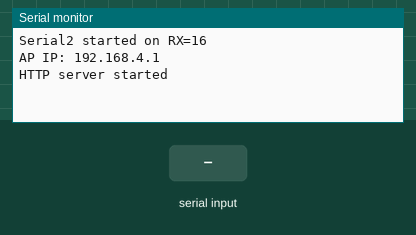
This sketch was run on a simulated ESP32. Shown: the last lines printed to the serial monitor. The test bench sets the inputs (shaded band). Random numbers use the default seed unless the sketch sets one.

Above: at 1.2 s.
1.3 s: "ON;1\n" received over the second serial link
At 2.0 s:
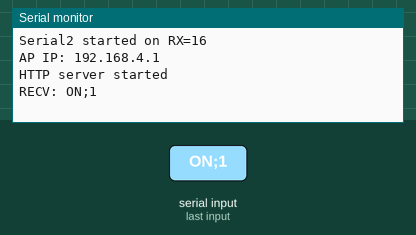
2.8 s: "TDS:\n" received over the second serial link
At 4.0 s:
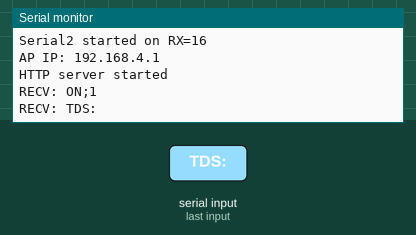
4.3 s: "DIST:\n" received over the second serial link
At 5.3 s:
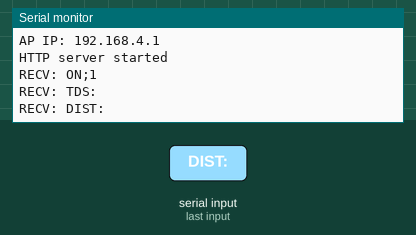
5.8 s: "PUMP:\n" received over the second serial link
At 6.6 s:
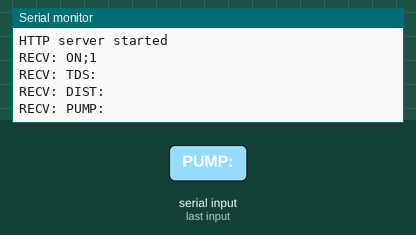
7.3 s: "ON\n" received over the second serial link
At 7.8 s:
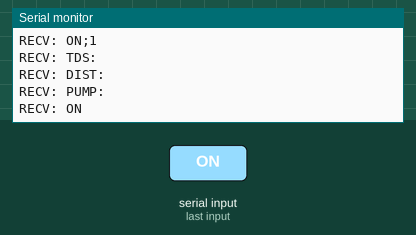
8.8 s: "TEMP:\n" received over the second serial link
At 9.9 s:
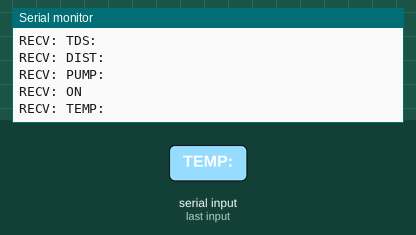

The sketch:

ESP_Source.ino
```cpp
//JSR
#include <WiFi.h>
#include <WebServer.h>

#define RX_PIN 16
#define TX_PIN 17
#define UART_BAUD 9600

const char* AP_SSID = "GardenGenie-AP";
const char* AP_PASS = "gardengenie123";

WebServer server(80);

// thresholds (same logic)
const float TEMP_MIN = 18.0;
const float TEMP_MAX = 25.0;
const int TDS_MIN = 50;
const int TDS_MAX = 200;
const float ON_DISTANCE_CM  = 8.0;
const float OFF_DISTANCE_CM = 4.0;

// telemetry storage
volatile int latestTds = 0;
volatile float latestDist = -1.0;
volatile float latestTemp = NAN;
volatile bool latestPumpOn = false;
String latestPlant = "Unknown";
String latestLevel = "Unknown";

const char* htmlPage = R"rawliteral(
<!doctype html>
<html lang="en">
<head>
  <meta charset="utf-8" />
  <meta name="viewport" content="width=device-width,initial-scale=1" />
  <title>Garden Genie — Dashboard Preview</title>
  <link href="https://fonts.googleapis.com/css2?family=Inter:wght@400;600;700&display=swap" rel="stylesheet">
  <script>
/* Live data mode: fetch real telemetry from /data and update UI + charts */

let labels = [], tdsHistory = [], distHistory = [];

// Chart setup (reuse existing canvas IDs)
const tdsCtx = document.getElementById('tdsChart').getContext('2d');
const distCtx = document.getElementById('distChart').getContext('2d');

const tdsChart = new Chart(tdsCtx,{
  type:'line',
  data:{labels:labels,datasets:[{label:'TDS',data:tdsHistory,fill:true,tension:0.3}]},
  options:{animation:false,plugins:{legend:{display:false}},scales:{y:{beginAtZero:true}}}
});

const distChart = new Chart(distCtx,{
  type:'line',
  data:{labels:labels,datasets:[{label:'Distance',data:distHistory,fill:true,tension:0.3}]},
  options:{animation:false,plugins:{legend:{display:false}},scales:{y:{beginAtZero:true}}}
});

async function fetchAndRender(){
  try {
    const res = await fetch('/data', {cache:'no-store'});
    if (!res.ok) throw new Error('HTTP ' + res.status);
    const j = await res.json();

    // read values (guard for null)
    const tds = (typeof j.tds === 'number') ? j.tds : 0;
    const dist = (typeof j.dist === 'number') ? j.dist : null;
    const temp = (j.temp === null || typeof j.temp !== 'number') ? null : j.temp;
    const pump = !!j.pump;
    const plant = j.plant || '--';
    const level = j.level || '--';

    // update numeric UI
    document.getElementById("tdsVal").textContent = tds + " ppm";
    document.getElementById("distanceVal").textContent = (dist===null ? '--' : dist.toFixed(2)) + " cm";
    document.getElementById("tempVal").textContent = (temp===null ? '--' : temp.toFixed(1)) + " °C";
    document.getElementById("pumpText").textContent = pump ? "ON" : "OFF";
    document.getElementById("motorDot").classList.toggle("on", pump);
    document.getElementById("levelText").textContent = level;
    document.getElementById("lastUpdate").textContent = new Date().toLocaleTimeString();
    document.getElementById("pumpText").style.color = pump ? 'var(--accent)' : '#b22222';

    // update charts
    const now = new Date().toLocaleTimeString();
    labels.push(now); if (labels.length>30) labels.shift();

    tdsHistory.push(tds); if (tdsHistory.length>30) tdsHistory.shift();
    distHistory.push(dist===null ? 0 : dist); if (distHistory.length>30) distHistory.shift();

    tdsChart.update();
    distChart.update();

  } catch (err) {
    console.warn('fetch error', err);
    // show offline hint
    document.getElementById("lastUpdate").textContent = 'offline';
  }
}

fetchAndRender();
setInterval(fetchAndRender, 1000);
</script>

  <style>
    :root{
      --bg:#071022; --muted:#94a3b8;
      --accent:#10b981; --accent2:#06b6d4; --danger:#ef4444;
      font-family:'Inter',system-ui;
    }
    body{margin:0;background:linear-gradient(180deg,#071022,#05101b);color:#e6eef7}
    .wrap{max-width:780px;margin:auto;padding:14px}
    header{display:flex;justify-content:space-between;align-items:center;margin-bottom:12px}
    .brand{display:flex;gap:10px;align-items:center}
    .logo{width:48px;height:48px;border-radius:12px;background:linear-gradient(135deg,var(--accent),var(--accent2));
          display:flex;align-items:center;justify-content:center;font-weight:800;color:#022}
    h1{margin:0;font-size:1.1rem}
    .sub{color:var(--muted);font-size:.8rem}
    .grid{display:grid;grid-template-columns:1fr 1fr;gap:10px}
    .card{background:rgba(255,255,255,0.03);padding:12px;border-radius:12px}
    .big{grid-column:1/-1;display:flex;gap:12px;align-items:center}
    .reading{flex:1}
    .label{color:var(--muted);font-size:.85rem}
    .value{font-size:1.6rem;font-weight:800;margin-top:6px}
    .small{color:var(--muted);font-size:.8rem}
    .dot{width:44px;height:44px;border-radius:10px;background:rgba(255,255,255,0.1)}
    .on{background:linear-gradient(135deg,var(--accent),var(--accent2))!important}
    .chart-wrap{height:170px;padding:6px}
    footer{text-align:center;color:var(--muted);margin-top:12px;font-size:.8rem}
  </style>
</head>
<body>
  <div class="wrap">

    <header>
      <div class="brand">
        <div class="logo">GG</div>
        <div>
          <h1>Garden Genie</h1>
          <div class="sub">Preview with demo data</div>
        </div>
      </div>
      <div id="lastUpdate" class="sub">—</div>
    </header>

    <section class="grid">

      <div class="card big">
        <div style="width:120px;display:flex;flex-direction:column;align-items:center">
          <div id="motorDot" class="dot"></div>
          <div class="small" style="margin-top:8px;text-align:center">Pump</div>
        </div>

        <div class="reading">
          <div class="label">Water Distance</div>
          <div id="distanceVal" class="value">-- cm</div>
          <div class="small">Thresholds: Low > 4.5 cm, Stop < 10 cm</div>
        </div>

        <div class="reading">
          <div class="label">TDS</div>
          <div id="tdsVal" class="value">-- ppm</div>
          <div class="small">Water mineral content</div>
        </div>

        <div class="reading">
          <div class="label">Temperature</div>
          <div id="tempVal" class="value">-- °C</div>
        </div>
      </div>

      <div class="card">
        <div class="label">Water Level</div>
        <div id="levelText" style="margin-top:10px;font-weight:700;font-size:1.05rem">—</div>
      </div>

      <div class="card">
        <div class="label">Pump Status</div>
        <div id="pumpText" style="margin-top:10px;font-weight:700;font-size:1.05rem">—</div>
      </div>

      <div class="card">
        <div class="label">TDS Trend</div>
        <div class="chart-wrap"><canvas id="tdsChart"></canvas></div>
      </div>

      <div class="card">
        <div class="label">Distance Trend</div>
        <div class="chart-wrap"><canvas id="distChart"></canvas></div>
      </div>

    </section>

    <footer>Preview mode uses demo sensor readings.</footer>
  </div>

  <script>
    // ----- MOCK DATA PREVIEW MODE -----
    let labels = [], tdsHistory = [], distHistory = [];

    const tdsCtx = document.getElementById('tdsChart').getContext('2d');
    const distCtx = document.getElementById('distChart').getContext('2d');

    const tdsChart = new Chart(tdsCtx,{
      type:'line',
      data:{labels:labels,datasets:[{label:'TDS',data:tdsHistory,fill:true,tension:0.3}]},
      options:{animation:false,plugins:{legend:{display:false}}}
    });

    const distChart = new Chart(distCtx,{
      type:'line',
      data:{labels:labels,datasets:[{label:'Distance',data:distHistory,fill:true,tension:0.3}]},
      options:{animation:false,plugins:{legend:{display:false}}}
    });

    function mockData(){
      return {
        tds: Math.round(250 + Math.random()*150),
        dist: +(5 + Math.random()*10).toFixed(2),
        temp: +(22 + Math.random()*5).toFixed(1),
        motor: Math.random() > 0.5
      };
    }

    function updateUI(){
      const d = mockData();

      // labels
      const now = new Date().toLocaleTimeString();
      labels.push(now); if(labels.length>20) labels.shift();

      tdsHistory.push(d.tds); if(tdsHistory.length>20) tdsHistory.shift();
      distHistory.push(d.dist); if(distHistory.length>20) distHistory.shift();

      document.getElementById("tdsVal").textContent = d.tds + " ppm";
      document.getElementById("distanceVal").textContent = d.dist + " cm";
      document.getElementById("tempVal").textContent = d.temp + " °C";

      document.getElementById("pumpText").textContent = d.motor ? "ON" : "OFF";
      document.getElementById("motorDot").classList.toggle("on", d.motor);

      const lvl = d.dist > 10 ? "Low" : "OK";
      document.getElementById("levelText").textContent = lvl;

      document.getElementById("lastUpdate").textContent = now;

      tdsChart.update();
      distChart.update();
    }

    setInterval(updateUI, 1500);
    updateUI();
  </script>
</body>
</html>

)rawliteral";

void handleRoot(){ server.send(200, "text/html", htmlPage); }

void handleData(){
  String s = "{";
  s += "\"tds\":" + String(latestTds) + ",";
  s += "\"dist\":" + String(latestDist, 2) + ",";
  if (isnan(latestTemp)) s += "\"temp\":null,"; else s += "\"temp\":" + String(latestTemp, 1) + ",";
  s += "\"pump\":" + String(latestPumpOn ? "true" : "false") + ",";
  s += "\"plant\":\"" + latestPlant + "\",";
  s += "\"level\":\"" + latestLevel + "\"";
  s += "}";
  server.send(200, "application/json", s);
}

String readLineFromSerial2() {
  static String line = "";
  while (Serial2.available()) {
    char c = (char)Serial2.read();
    if (c == '\n') {
      String tmp = line; line = ""; return tmp;
    } else if (c == '\r') {
      // ignore
    } else {
      line += c;
      if (line.length() > 400) { line = ""; return ""; }
    }
  }
  return "";
}

void parseTelemetryLine(const String &ln) {
  int idx;
  idx = ln.indexOf("TDS:");
  if (idx >= 0) { int s = idx+4; int e = ln.indexOf(';', s); if (e < 0) e = ln.length(); latestTds = ln.substring(s,e).toInt(); }
  idx = ln.indexOf("DIST:");
  if (idx >= 0) { int s = idx+5; int e = ln.indexOf(';', s); if (e < 0) e = ln.length(); latestDist = ln.substring(s,e).toFloat(); }
  idx = ln.indexOf("PUMP:");
  if (idx >= 0) { int s = idx+5; int e = ln.indexOf(';', s); if (e < 0) e = ln.length(); String p = ln.substring(s,e); latestPumpOn = (p == "ON"); }
  idx = ln.indexOf("TEMP:");
  if (idx >= 0) { int s = idx+5; int e = ln.indexOf(';', s); if (e < 0) e = ln.length(); String t = ln.substring(s,e); if (t == "NAN" || t.length()==0) latestTemp = NAN; else latestTemp = t.toFloat(); }

  // derived
  bool tempOK = (!isnan(latestTemp) && latestTemp >= TEMP_MIN && latestTemp <= TEMP_MAX);
  bool tdsOK = (latestTds >= TDS_MIN && latestTds <= TDS_MAX);
  latestPlant = (tempOK && tdsOK) ? "Happy" : "Sad";

  if (latestDist < 0) latestLevel = "Unknown";
  else if (latestDist > ON_DISTANCE_CM) latestLevel = latestPumpOn ? "Auto Refilling" : "Water Level LOW";
  else latestLevel = "Water Level NORMAL";
}

void setup(){
  Serial.begin(115200);
  Serial2.begin(UART_BAUD, SERIAL_8N1, RX_PIN, TX_PIN);
  Serial.println("Serial2 started on RX=16");

  WiFi.softAP(AP_SSID, AP_PASS);
  IPAddress IP = WiFi.softAPIP();
  Serial.print("AP IP: "); Serial.println(IP);

  server.on("/", handleRoot);
  server.on("/data", handleData);
  server.begin();
  Serial.println("HTTP server started");
}

void loop(){
  server.handleClient();
  String ln = readLineFromSerial2();
  if (ln.length() > 0) {
    ln.trim();
    if (ln.length() > 0) {
      Serial.print("RECV: "); Serial.println(ln);
      parseTelemetryLine(ln);
    }
  }
  delay(10);
}
```

Measured:
- after the input at 1.3 s, the serial monitor: prints a new line at once (image 1)
- after the input at 2.8 s, the serial monitor: prints a new line at once (image 2)
- after the input at 4.3 s, the serial monitor: prints a new line at once (image 3)
- after the input at 5.8 s, the serial monitor: prints a new line at once (image 4)
- after the input at 7.3 s, the serial monitor: prints a new line at once (image 5)
- after the input at 8.8 s, the serial monitor: prints a new line at once (image 6)
